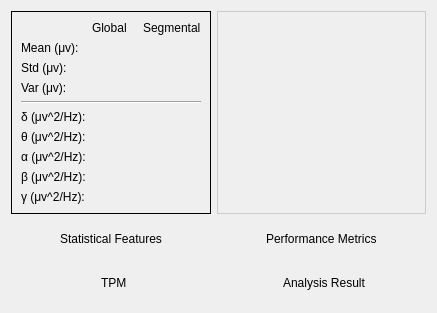
            <widget class="QWidget" name="ad_form">
             <attribute name="title">
              <string>AD</string>
             </attribute>
             <layout class="QHBoxLayout" name="horizontalLayout_2">
              <item>
               <layout class="QVBoxLayout" name="verticalLayout_18">
                <item>
                 <layout class="QHBoxLayout" name="horizontalLayout_33">
                  <item>
                   <layout class="QVBoxLayout" name="verticalLayout_19" stretch="1,0">
                    <item>
                     <layout class="QHBoxLayout" name="horizontalLayout_34">
                      <item>
                       <widget class="QFrame" name="frame_2">
                        <property name="styleSheet">
                         <string notr="true"/>
                        </property>
                        <property name="frameShape">
                         <enum>QFrame::Box</enum>
                        </property>
                        <property name="frameShadow">
                         <enum>QFrame::Plain</enum>
                        </property>
                        <layout class="QVBoxLayout" name="verticalLayout_11">
                         <item>
                          <layout class="QGridLayout" name="gridLayout_7">
                           <item row="0" column="0">
                            <widget class="QLabel" name="label_22">
                             <property name="text">
                              <string/>
                             </property>
                            </widget>
                           </item>
                           <item row="1" column="0">
                            <widget class="StrongBodyLabel" name="StrongBodyLabel_21">
                             <property name="text">
                              <string>Mean (μv):</string>
                             </property>
                            </widget>
                           </item>
                           <item row="3" column="0">
                            <widget class="StrongBodyLabel" name="StrongBodyLabel_23">
                             <property name="text">
                              <string>Var (μv):</string>
                             </property>
                            </widget>
                           </item>
                           <item row="3" column="2">
                            <widget class="StrongBodyLabel" name="r_var_1">
                             <property name="text">
                              <string/>
                             </property>
                            </widget>
                           </item>
                           <item row="6" column="0">
                            <widget class="StrongBodyLabel" name="StrongBodyLabel_25">
                             <property name="text">
                              <string>θ (μv^2/Hz):</string>
                             </property>
                            </widget>
                           </item>
                           <item row="4" column="0" colspan="3">
                            <widget class="Line" name="line_2">
                             <property name="orientation">
                              <enum>Qt::Horizontal</enum>
                             </property>
                            </widget>
                           </item>
                           <item row="9" column="0">
                            <widget class="StrongBodyLabel" name="StrongBodyLabel_28">
                             <property name="text">
                              <string>γ (μv^2/Hz):</string>
                             </property>
                            </widget>
                           </item>
                           <item row="2" column="0">
                            <widget class="StrongBodyLabel" name="StrongBodyLabel_22">
                             <property name="text">
                              <string>Std (μv):</string>
                             </property>
                            </widget>
                           </item>
                           <item row="1" column="2">
                            <widget class="StrongBodyLabel" name="r_mean_1">
                             <property name="text">
                              <string/>
                             </property>
                            </widget>
                           </item>
                           <item row="1" column="1">
                            <widget class="StrongBodyLabel" name="g_mean_1">
                             <property name="text">
                              <string/>
                             </property>
                            </widget>
                           </item>
                           <item row="3" column="1">
                            <widget class="StrongBodyLabel" name="g_var_1">
                             <property name="text">
                              <string/>
                             </property>
                            </widget>
                           </item>
                           <item row="9" column="2">
                            <widget class="StrongBodyLabel" name="r_g_1">
                             <property name="text">
                              <string/>
                             </property>
                            </widget>
                           </item>
                           <item row="8" column="0">
                            <widget class="StrongBodyLabel" name="StrongBodyLabel_27">
                             <property name="text">
                              <string>β (μv^2/Hz):</string>
                             </property>
                            </widget>
                           </item>
                           <item row="5" column="0">
                            <widget class="StrongBodyLabel" name="StrongBodyLabel_24">
                             <property name="text">
                              <string>δ (μv^2/Hz):</string>
                             </property>
                            </widget>
                           </item>
                           <item row="8" column="2">
                            <widget class="StrongBodyLabel" name="r_b_1">
                             <property name="text">
                              <string/>
                             </property>
                            </widget>
                           </item>
                           <item row="0" column="1">
                            <widget class="StrongBodyLabel" name="StrongBodyLabel_29">
                             <property name="text">
                              <string>Global</string>
                             </property>
                            </widget>
                           </item>
                           <item row="7" column="0">
                            <widget class="StrongBodyLabel" name="StrongBodyLabel_26">
                             <property name="text">
                              <string>α (μv^2/Hz):</string>
                             </property>
                            </widget>
                           </item>
                           <item row="5" column="2">
                            <widget class="StrongBodyLabel" name="r_d_1">
                             <property name="text">
                              <string/>
                             </property>
                            </widget>
                           </item>
                           <item row="2" column="2">
                            <widget class="StrongBodyLabel" name="r_std_1">
                             <property name="text">
                              <string/>
                             </property>
                            </widget>
                           </item>
                           <item row="6" column="2">
                            <widget class="StrongBodyLabel" name="r_t_1">
                             <property name="text">
                              <string/>
                             </property>
                            </widget>
                           </item>
                           <item row="7" column="2">
                            <widget class="StrongBodyLabel" name="r_a_1">
                             <property name="text">
                              <string/>
                             </property>
                            </widget>
                           </item>
                           <item row="2" column="1">
                            <widget class="StrongBodyLabel" name="g_std_1">
                             <property name="text">
                              <string/>
                             </property>
                            </widget>
                           </item>
                           <item row="0" column="2">
                            <widget class="StrongBodyLabel" name="StrongBodyLabel_30">
                             <property name="text">
                              <string>Segmental</string>
                             </property>
                            </widget>
                           </item>
                           <item row="5" column="1">
                            <widget class="StrongBodyLabel" name="g_d_1">
                             <property name="text">
                              <string/>
                             </property>
                            </widget>
                           </item>
                           <item row="6" column="1">
                            <widget class="StrongBodyLabel" name="g_t_1">
                             <property name="text">
                              <string/>
                             </property>
                            </widget>
                           </item>
                           <item row="7" column="1">
                            <widget class="StrongBodyLabel" name="g_a_1">
                             <property name="text">
                              <string/>
                             </property>
                            </widget>
                           </item>
                           <item row="8" column="1">
                            <widget class="StrongBodyLabel" name="g_b_1">
                             <property name="text">
                              <string/>
                             </property>
                            </widget>
                           </item>
                           <item row="9" column="1">
                            <widget class="StrongBodyLabel" name="g_g_1">
                             <property name="text">
                              <string/>
                             </property>
                            </widget>
                           </item>
                          </layout>
                         </item>
                        </layout>
                       </widget>
                      </item>
                     </layout>
                    </item>
                    <item>
                     <widget class="QWidget" name="widget_10" native="true">
                      <layout class="QHBoxLayout" name="horizontalLayout_35">
                       <item>
                        <spacer name="horizontalSpacer_19">
                         <property name="orientation">
                          <enum>Qt::Horizontal</enum>
                         </property>
                         <property name="sizeHint" stdset="0">
                          <size>
                           <width>40</width>
                           <height>20</height>
                          </size>
                         </property>
                        </spacer>
                       </item>
                       <item>
                        <widget class="SubtitleLabel" name="SubtitleLabel_5">
                         <property name="text">
                          <string>Statistical Features</string>
                         </property>
                        </widget>
                       </item>
                       <item>
                        <spacer name="horizontalSpacer_20">
                         <property name="orientation">
                          <enum>Qt::Horizontal</enum>
                         </property>
                         <property name="sizeHint" stdset="0">
                          <size>
                           <width>40</width>
                           <height>20</height>
                          </size>
                         </property>
                        </spacer>
                       </item>
                      </layout>
                     </widget>
                    </item>
                   </layout>
                  </item>
                  <item>
                   <layout class="QVBoxLayout" name="verticalLayout_20" stretch="1,0">
                    <property name="sizeConstraint">
                     <enum>QLayout::SetDefaultConstraint</enum>
                    </property>
                    <item>
                     <layout class="QHBoxLayout" name="layout">
                      <property name="sizeConstraint">
                       <enum>QLayout::SetDefaultConstraint</enum>
                      </property>
                      <item>
                       <widget class="QFrame" name="frame_4">
                        <property name="sizePolicy">
                         <sizepolicy hsizetype="Ignored" vsizetype="Ignored">
                          <horstretch>0</horstretch>
                          <verstretch>0</verstretch>
                         </sizepolicy>
                        </property>
                        <property name="styleSheet">
                         <string notr="true">border: 1px solid #cccccc;</string>
                        </property>
                        <property name="frameShape">
                         <enum>QFrame::StyledPanel</enum>
                        </property>
                        <property name="frameShadow">
                         <enum>QFrame::Plain</enum>
                        </property>
                        <layout class="QHBoxLayout" name="horizontalLayout_19">
                         <property name="leftMargin">
                          <number>0</number>
                         </property>
                         <property name="topMargin">
                          <number>0</number>
                         </property>
                         <property name="rightMargin">
                          <number>0</number>
                         </property>
                         <property name="bottomMargin">
                          <number>0</number>
                         </property>
                         <item>
                          <layout class="QGridLayout" name="ad_idx_layout">
                           <property name="leftMargin">
                            <number>2</number>
                           </property>
                           <property name="topMargin">
                            <number>2</number>
                           </property>
                           <property name="rightMargin">
                            <number>2</number>
                           </property>
                           <property name="bottomMargin">
                            <number>2</number>
                           </property>
                          </layout>
                         </item>
                        </layout>
                       </widget>
                      </item>
                     </layout>
                    </item>
                    <item>
                     <widget class="QWidget" name="widget_11" native="true">
                      <layout class="QHBoxLayout" name="horizontalLayout_37">
                       <item>
                        <spacer name="horizontalSpacer_21">
                         <property name="orientation">
                          <enum>Qt::Horizontal</enum>
                         </property>
                         <property name="sizeHint" stdset="0">
                          <size>
                           <width>40</width>
                           <height>20</height>
                          </size>
                         </property>
                        </spacer>
                       </item>
                       <item>
                        <widget class="SubtitleLabel" name="SubtitleLabel_6">
                         <property name="text">
                          <string>Performance Metrics</string>
                         </property>
                        </widget>
                       </item>
                       <item>
                        <spacer name="horizontalSpacer_22">
                         <property name="orientation">
                          <enum>Qt::Horizontal</enum>
                         </property>
                         <property name="sizeHint" stdset="0">
                          <size>
                           <width>40</width>
                           <height>20</height>
                          </size>
                         </property>
                        </spacer>
                       </item>
                      </layout>
                     </widget>
                    </item>
                   </layout>
                  </item>
                 </layout>
                </item>
                <item>
                 <layout class="QHBoxLayout" name="horizontalLayout_38" stretch="0,0">
                  <item>
                   <layout class="QVBoxLayout" name="verticalLayout_21" stretch="1,0">
                    <item>
                     <layout class="QHBoxLayout" name="topo_layout"/>
                    </item>
                    <item>
                     <widget class="QWidget" name="widget_12" native="true">
                      <layout class="QHBoxLayout" name="horizontalLayout_40">
                       <item>
                        <spacer name="horizontalSpacer_23">
                         <property name="orientation">
                          <enum>Qt::Horizontal</enum>
                         </property>
                         <property name="sizeHint" stdset="0">
                          <size>
                           <width>40</width>
                           <height>20</height>
                          </size>
                         </property>
                        </spacer>
                       </item>
                       <item>
                        <widget class="SubtitleLabel" name="SubtitleLabel_8">
                         <property name="text">
                          <string>TPM</string>
                         </property>
                        </widget>
                       </item>
                       <item>
                        <spacer name="horizontalSpacer_24">
                         <property name="orientation">
                          <enum>Qt::Horizontal</enum>
                         </property>
                         <property name="sizeHint" stdset="0">
                          <size>
                           <width>40</width>
                           <height>20</height>
                          </size>
                         </property>
                        </spacer>
                       </item>
                      </layout>
                     </widget>
                    </item>
                   </layout>
                  </item>
                  <item>
                   <layout class="QVBoxLayout" name="verticalLayout_22" stretch="1,0">
                    <item>
                     <layout class="QHBoxLayout" name="ad_res_layout"/>
                    </item>
                    <item>
                     <widget class="QWidget" name="widget_13" native="true">
                      <layout class="QHBoxLayout" name="horizontalLayout_42">
                       <item>
                        <spacer name="horizontalSpacer_25">
                         <property name="orientation">
                          <enum>Qt::Horizontal</enum>
                         </property>
                         <property name="sizeHint" stdset="0">
                          <size>
                           <width>40</width>
                           <height>20</height>
                          </size>
                         </property>
                        </spacer>
                       </item>
                       <item>
                        <widget class="SubtitleLabel" name="SubtitleLabel_9">
                         <property name="text">
                          <string>Analysis Result</string>
                         </property>
                        </widget>
                       </item>
                       <item>
                        <spacer name="horizontalSpacer_26">
                         <property name="orientation">
                          <enum>Qt::Horizontal</enum>
                         </property>
                         <property name="sizeHint" stdset="0">
                          <size>
                           <width>40</width>
                           <height>20</height>
                          </size>
                         </property>
                        </spacer>
                       </item>
                      </layout>
                     </widget>
                    </item>
                   </layout>
                  </item>
                 </layout>
                </item>
               </layout>
              </item>
             </layout>
            </widget>
